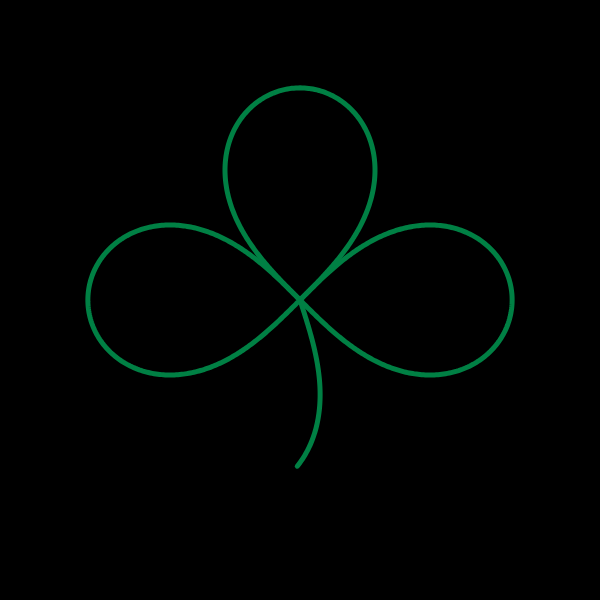
Frame 1 (no input)
Frame 60 (no input): identical to frame 1, image omitted
Frame 120 (the mouse pressed at the canvas centre since frame 60): identical to frame 1, image omitted

The p5.js sketch that drew this single still picture (run headless with seeded random() and noise() and a simulated clock; from frame 60 on, the mouse is pressed at the canvas centre):

// p5.js sketch
// ── sketch.js
/*
http://nexusbug.com/

STORY of ONE

https://en.wikipedia.org/wiki/Lemniscate_of_Bernoulli
*/


let wW, wH, cW, cH;

let cnv;


let c; //clover
let cstem;



function preload() {

}

function setup() {
  calcCanvasSize();
  cnv = createCanvas(cW, cH);


  c = new Lemniscate(150, 0.25, 0.75);
  cstem = new Lemniscate(150, 0.75, 0.92);

}



function draw() {
  colorMode(HSB, 360, 100, 100);
  imageMode(CENTER);
  background(0);
  translate(cW / 2, cH / 2);
  rot = frameCount / 100;

  // rotate(rot);




  strokeWeight(5);
  stroke(152, 100, 50);
  noFill();
  push();
  c.disp();
  rotate(PI);
  c.disp();
  rotate(1.5 * PI);
  c.disp();
  rotate(0.15 * PI);
  cstem.disp();
  pop();


}

class Lemniscate {
  constructor(scale, c1, c2) {
    this.scale = scale || 150;
    this.r;

    this.c1 = c1 || 0.25;
    this.c2 = c2 || 0.75;
  }


  disp() {

    beginShape();
    for (let angle = this.c1 * TWO_PI; angle < this.c2 * TWO_PI; angle += 0.01) {
      this.r = this.scale * (sqrt(2) * cos(angle)) / (pow(sin(angle), 2) + 1);
      let x = this.r;
      let y = this.r * sin(angle);
      vertex(cS(x), cS(y));
    }
    endShape();

  }

}



//template

//convert Size
function cS(num) {
  let n = num;
  n = cW / (600 / n);
  return n;
}

function calcCanvasSize() {
  wW = windowWidth;
  wH = windowHeight;

  if (wW < wH) {
    wH = wW
  } else {
    wW = wH
  }

  cW = wW - 300;

  if (wW <= 700) {
    cW = 400;
  } else if (wW >= 900) {
    cW = 600;
  }
  cH = cW;
}

function windowResized() {
  calcCanvasSize();
  resizeCanvas(cW, cH);

}


/*
Website
http://nexusbug.com/

github Repo
https://github.com/nexusbug/Code_365
*/
